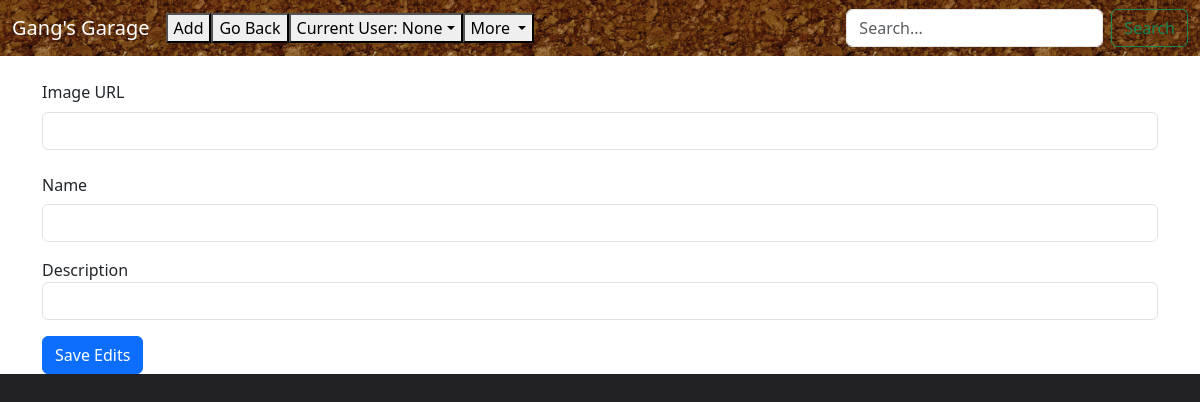
Before: /edit_database?id=4 with the older database file.
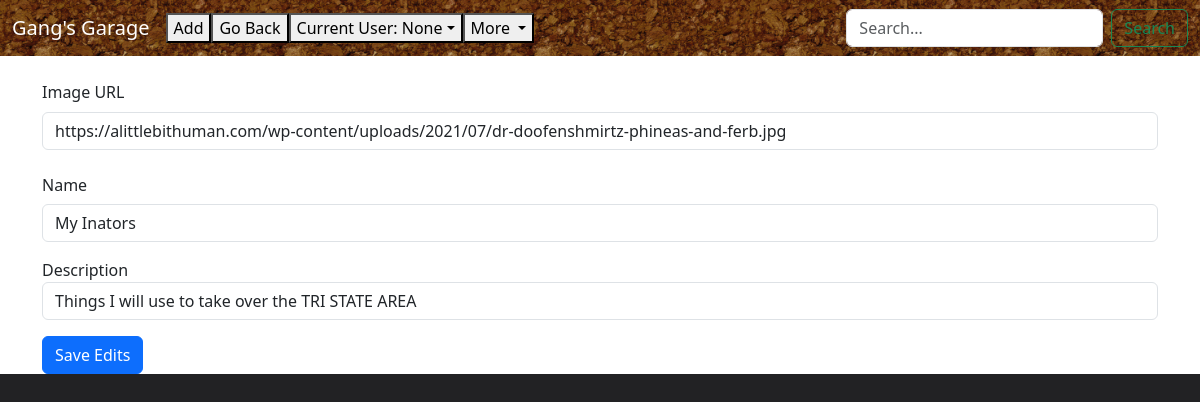
After: the same page with the newer database file.
### models.py (models this page shows, shortened)
class Database(db.Model):
    id = db.Column(db.Integer, primary_key=True)
    image = db.Column(db.String, nullable=True)
    name = db.Column(db.String(100), nullable=False)
    description = db.Column(db.Text)
    databaseid = db.Column(db.Integer, nullable = False)
    userid = db.Column(db.Integer, nullable = False)

### views.py (the view, shortened to what this page needs)
    @app.route('/edit_database', methods=['GET', 'POST'])
    def edit_database():
        userid=request.args.get('userid')
        ActiveUser=request.args.get('ActiveUser')
        user = User.query.get(userid)
        id = request.args.get('id')
        database = Database.query.get(id)
        if request.method == 'GET':
            return render_template('edit_database.html', database = database, ActiveUser=ActiveUser, userid=userid, user=user)

### templates/edit_database.html (shortened to what this page needs)
{% extends "base.html" %} {% block title %}Home{% endblock %}{% block content %}
<form action="/edit_database" method="POST">
  <div class="mb-3">
    <label for="image" class="form-label">Image URL</label>
    <input class="form-control" id="database-img" name="Image" value="{{database.image}}"/>
  </div>
  <div class="mb-3">
    <label for="recipient-name" class="col-form-label">Name<br></label>
    <input type="text" class="form-control" id="database-name" name='Name' value="{{database.name}}"/>
  </div>
  <div class="mb-3">
    <label for="message-text" class="col-form-label"></label>Description</label>
    <input class="form-control" id="database-description" name="Description" value="{{database.description}}"/>
  </div>
  <button type="submit" class="btn btn-primary">Save Edits</button>
{%endblock%}

### templates/base.html (shortened to what this page needs)
<!DOCTYPE html>
<html lang="en" class="blackbackground">
    <head>
        <link
            href="https://cdn.jsdelivr.net/npm/bootstrap@5.3.3/dist/css/bootstrap.min.css"
            rel="stylesheet"
        />
        <link
        rel="stylesheet"
        href="{{ url_for('static', filename='css/custom.css') }}"
        />
    </head>
    <body>
    </body>
        <nav class="navbar navbar-dark navbar-expand-lg" style="background-image: url(static/CorkTexture.jpeg); background-size:250px; background-repeat:repeat-y; background-repeat:repeat-x;">
            <div class="container-fluid">
                <a class="navbar-brand titlelink" href="{{url_for('menu', ActiveUser=ActiveUser, userid=userid)}}">Gang's Garage</a>
            <div class="collapse navbar-collapse" id="navbarSupportedContent">
                <ul class="navbar-nav me-auto mb-2 mb-lg-0">
                    <button
                        type="button"
                        data-bs-toggle="modal"
                        data-bs-target="#exampleModal"
                    >
                        Add
                    </button>
                    <button onclick="history.back()">Go Back</button>
                    <li class="nav-item dropdown">
                        <button class="dropdown-toggle"
                            href="#"
                            role="button"
                            data-bs-toggle="dropdown"
                            aria-expanded="false"
                        >
                            Current User: {{ ActiveUser }}</button>
                    </li>
                    <li class="nav-item dropdown">
                        <button
                            class="dropdown-toggle"
                            href="#"
                            role="button"
                            data-bs-toggle="dropdown"
                            aria-expanded="false"
                        >
                            More
                    </button>
                    </li>
                </ul>
                <form class="d-flex" action = "/search" method = "POST" role="search">
                    <input
                        name = "name"
                        class="form-control me-2"
                        type="search"
                        placeholder="Search..."
                        aria-label="Search"
                    />
                    <button class="btn btn-outline-success" type="submit" >Search</button>
                </form>
            </div>
        </div>
    </nav>
    <div class="container mt-4">{% block content%} {% endblock %}</div>
</html>

### static/css/custom.css (style rules this page uses)
.blackbackground { background-color: #222224; }
.titlelink { color:white }

Changed rows visible on the page:
added Database: Image "https://alittlebithuman.com/wp-content/uploads/2021/07/dr-doofenshmirtz-phineas-and-ferb.jpg", Name "My Inators", Description "Things I will use to take over the TRI STATE AREA"
